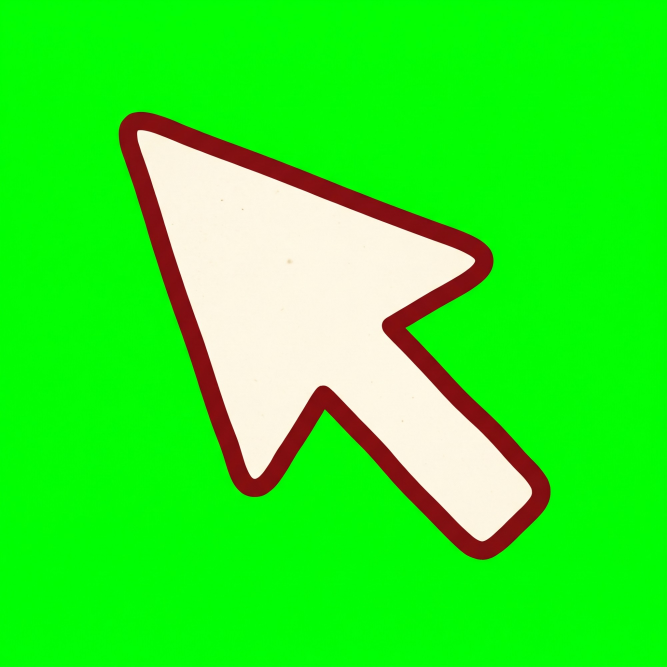
#> input picture docs/arte/cursores/seta.jpg, 2000 x 2000 px, found by its file name (shown at 1/3 size); its folder holds 3 pictures in this run
$ python cursores_recorte.py
#> lines starting #> are read from the running program, lines starting #| are printed output that depends on the picture; after the words box and inside, x2 and y2 are one past the last pixel; in counts of white or black regions, pixels touching at a corner belong together
# Cursores do jogo (arte da IA, fundo verde): tira o verde (vira transparência), engrossa o contorno vermelho, recorta,
# reduz os TRÊS com a MESMA escala (assim a seta e as mãos ficam do mesmo tamanho) e imprime o ponto do clique. (R-UI-20)
# Uso: python -I tools/cursores_recorte.py        Entrada: docs/arte/cursores/{seta,clicavel,segurando}.jpg   Saída: public/assets/cursors/*.png
import numpy as np
from PIL import Image
from scipy import ndimage as ndi

S = 36          # lado do cursor (px)
ALTURA_MAO = 32 # altura da mão clicável (a maior das três) dentro dele; as outras seguem a mesma escala
GROSSURA = 36   # engrossa o contorno vermelho em px da imagem original (2000 px): cresce dos dois lados
ARQ = {"normal": "seta", "pointer": "clicavel", "grab": "segurando"}

recortes = {}
for nome, arq in ARQ.items():
    A = np.array(Image.open(f"docs/arte/cursores/{arq}.jpg").convert("RGB")).astype(float)
    r, g, b = A[..., 0], A[..., 1], A[..., 2]
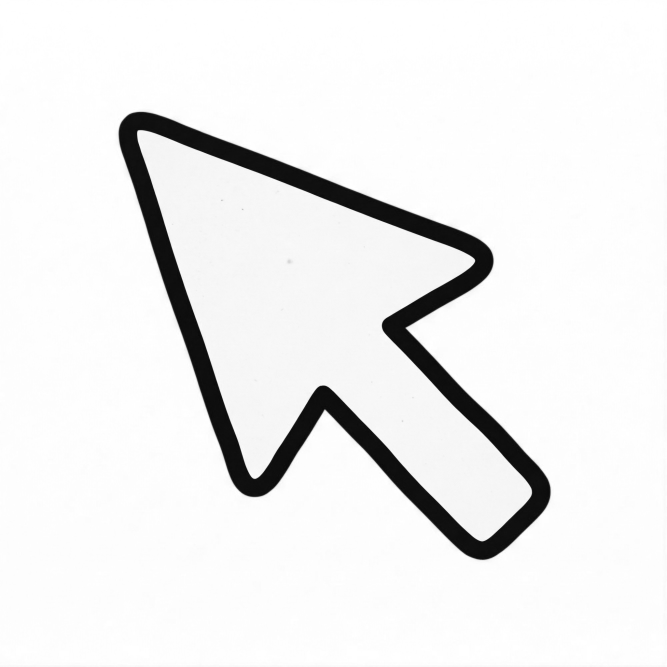
#> g: shape (2000, 2000) float64 (shown at 1/3 size); min 2, max 255, mean 237.2
    alpha = np.clip(1 - np.clip(g - np.maximum(r, b), 0, None) / 190.0, 0, 1)
    alpha[alpha > 0.97] = 1
    rgb = np.dstack([r, np.minimum(g, np.maximum(r, b) + 6), b])
    vermelho = (r > g + 50) & (r > b + 50)
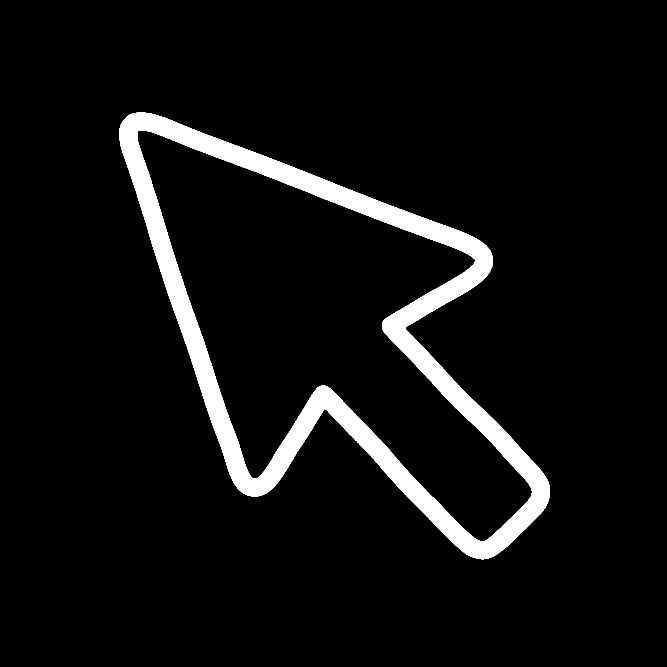
#> vermelho: shape (2000, 2000) bool (shown at 1/3 size); 6.2% white; 1 white region, box (x1, y1, x2, y2) and area: (358, 337, 1650, 1678) 248761
    perto = ndi.distance_transform_edt(~vermelho) <= GROSSURA
#> perto: shape (2000, 2000) bool; 14.4% white; 1 white region, box (x1, y1, x2, y2) and area: (322, 301, 1686, 1714) 577058
    rgb[perto] = (140, 28, 28)
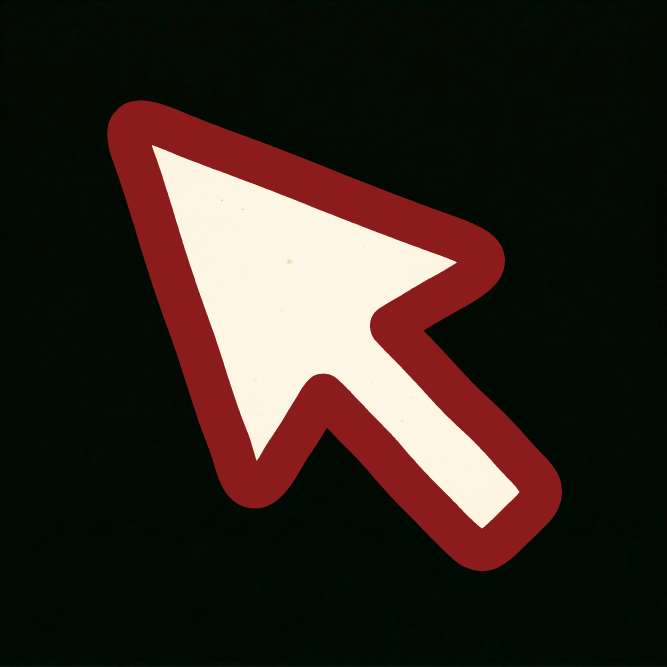
#> rgb: shape (2000, 2000, 3) float64 (shown at 1/3 size); mean of channels 0, 1, 2 50.5, 39, 32.3; drawn as R, G, B
    alpha[perto] = 1
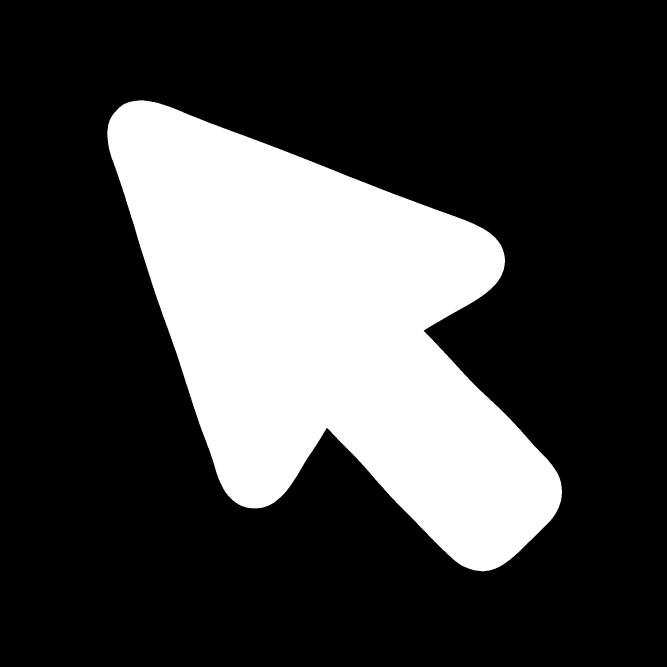
#> alpha: shape (2000, 2000) float64 (shown at 1/3 size); values 0 (black) and 1 (white), 25.8% white; 1 white region, box (x1, y1, x2, y2) and area: (322, 301, 1686, 1714) 1033033
    ys, xs = np.where(alpha > 0.5)
    y0, y1, x0, x1 = ys.min(), ys.max() + 1, xs.min(), xs.max() + 1
#> y0 = 301; y1 = 1714; x0 = 322; x1 = 1686
    recortes[nome] = Image.fromarray(np.dstack([rgb, alpha * 255])[y0:y1, x0:x1].astype(np.uint8), "RGBA")
#> pass 2 of the loop `for nome, arq in ARQ.items():`:
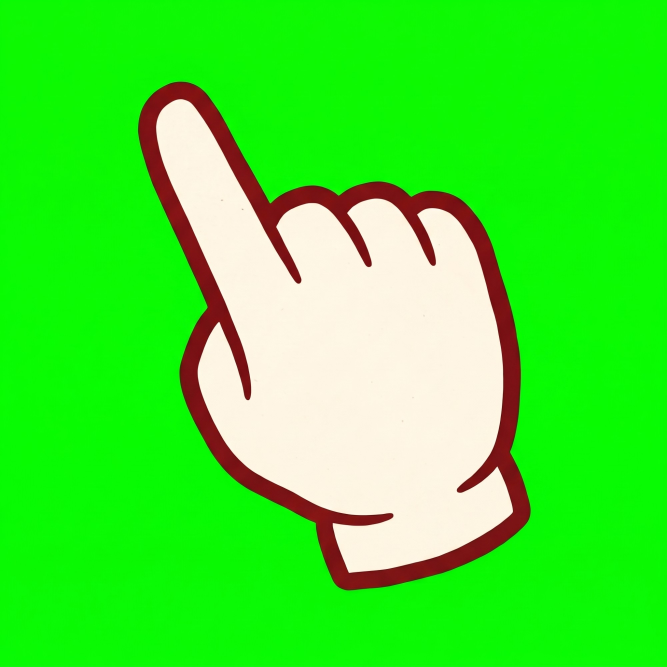
#> input picture docs/arte/cursores/clicavel.jpg, 2000 x 2000 px, found by its file name (shown at 1/3 size)
#> `vermelho = (r > g + 50) & (r > b + 50)`:
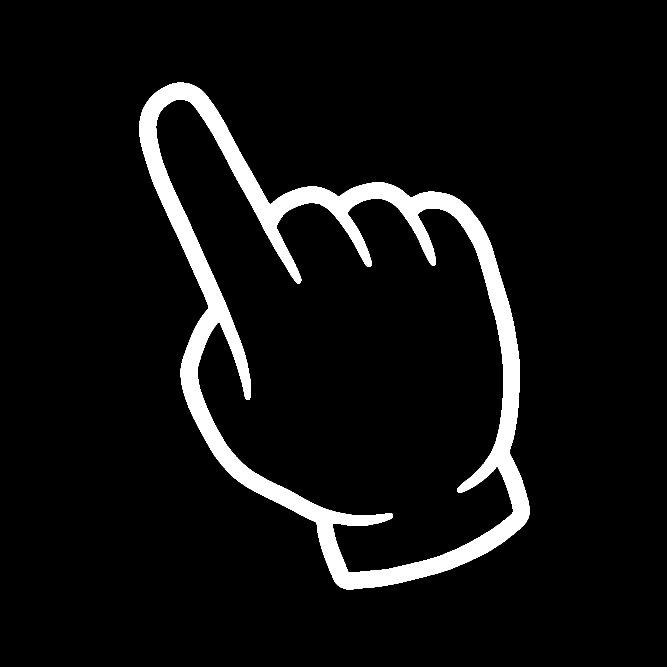
#> vermelho: shape (2000, 2000) bool (shown at 1/3 size); 6.4% white; 1 white region, box (x1, y1, x2, y2) and area: (417, 248, 1589, 1768) 254291
#> perto: shape (2000, 2000) bool; 16.1% white; 1 white region, box (x1, y1, x2, y2) and area: (381, 212, 1625, 1804) 645551
#> `alpha[perto] = 1`:
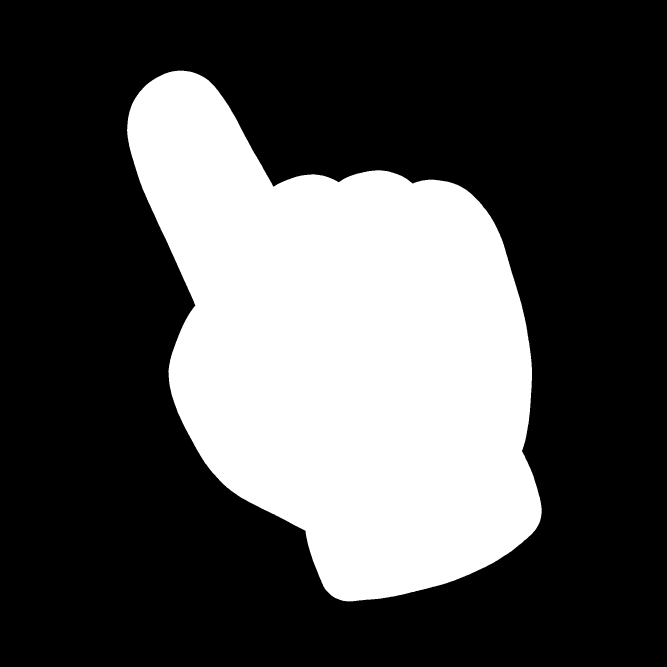
#> alpha: shape (2000, 2000) float64 (shown at 1/3 size); values 0 (black) and 1 (white), 31.2% white; 1 white region, box (x1, y1, x2, y2) and area: (381, 212, 1625, 1804) 1249365
#> y0 = 212; y1 = 1804; x0 = 381; x1 = 1625
#> pass 3 of the loop `for nome, arq in ARQ.items():`:
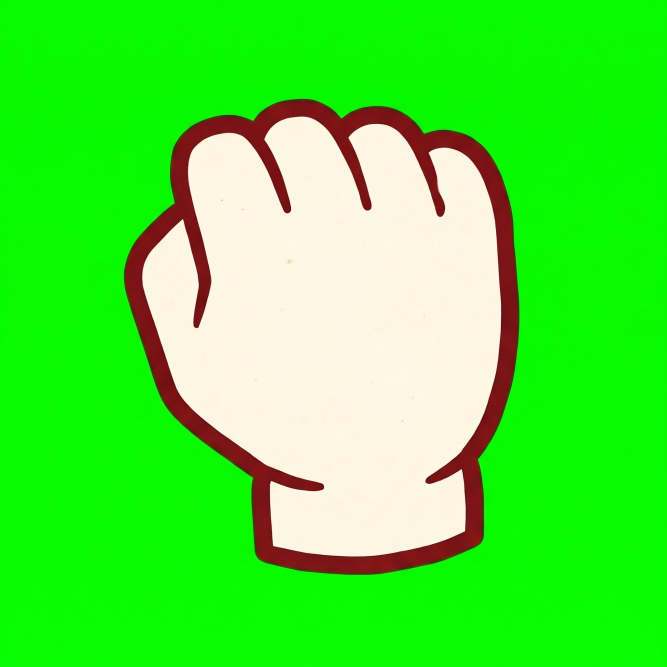
#> input picture docs/arte/cursores/segurando.jpg, 2000 x 2000 px, found by its file name (shown at 1/3 size)
#> `vermelho = (r > g + 50) & (r > b + 50)`:
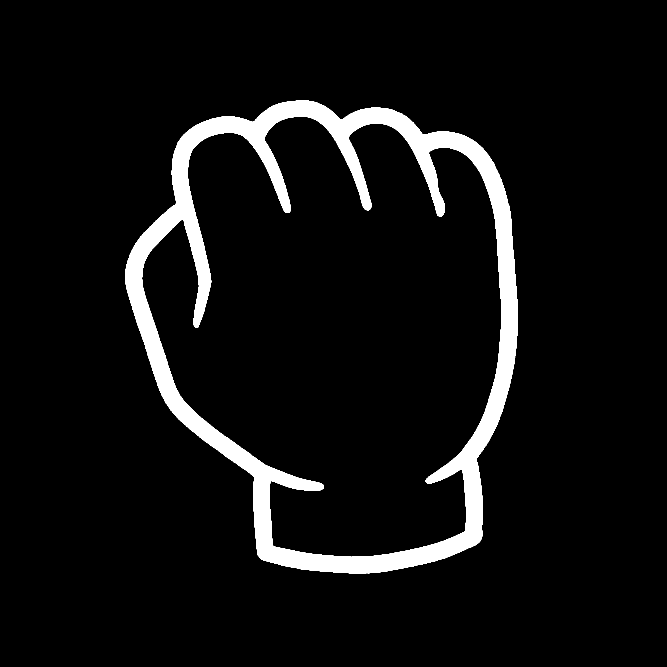
#> vermelho: shape (2000, 2000) bool (shown at 1/3 size); 6.3% white; 1 white region, box (x1, y1, x2, y2) and area: (376, 301, 1553, 1720) 253886
#> perto: shape (2000, 2000) bool; 16.1% white; 1 white region, box (x1, y1, x2, y2) and area: (340, 265, 1589, 1756) 644746
#> `alpha[perto] = 1`:
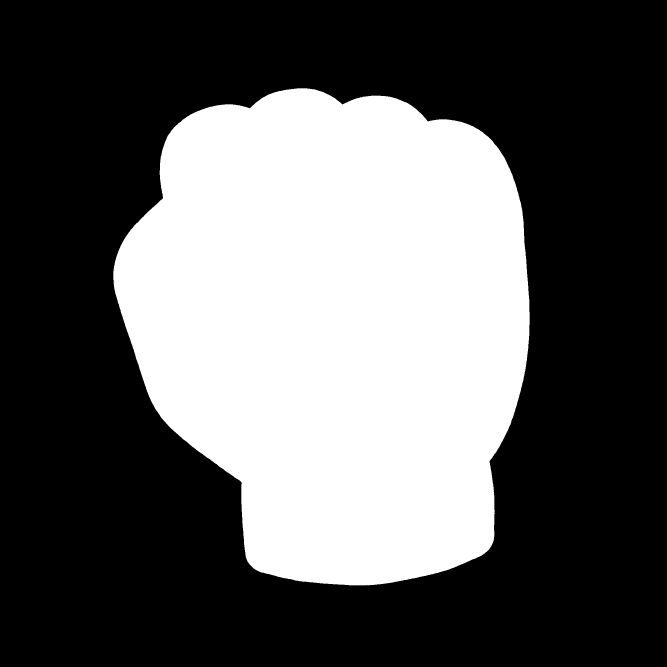
#> alpha: shape (2000, 2000) float64 (shown at 1/3 size); values 0 (black) and 1 (white), 36% white; 1 white region, box (x1, y1, x2, y2) and area: (340, 265, 1589, 1756) 1441683
#> y0 = 265; y1 = 1756; x0 = 340; x1 = 1589

k = ALTURA_MAO / recortes["pointer"].height      # escala única para os três
#> k = 0.0201
for nome, im in recortes.items():
    im = im.resize((max(1, round(im.width * k)), max(1, round(im.height * k))), Image.LANCZOS)
    tela = Image.new("RGBA", (S, S), (0, 0, 0, 0))
    ox, oy = (S - im.width) // 2, (S - im.height) // 2
    if nome == "normal": ox, oy = 1, 1
    if nome == "pointer": oy = 1
    tela.alpha_composite(im, (ox, oy))
    tela.save(f"public/assets/cursors/{nome}.png", optimize=True)
    yy, xx = np.where(np.array(tela)[..., 3] > 100)
    if nome == "normal":
        i = np.argmin(xx + yy); hot = (int(xx[i]), int(yy[i]))
    elif nome == "pointer":
        top = yy.min(); hot = (int(xx[yy <= top + 1].mean()), int(top))
    else:
        hot = (int(xx.mean()), int(yy.mean()))
    print(nome, tela.size, "desenho", im.size, "ponto do clique:", hot)
#> this loop made 3 passes
#> (nome, top, hot) on pass 2: ('pointer', 1, (7, 1))
#> (nome, i) on pass 1: ('normal', 0)
#| normal (36, 36) desenho (27, 28) ponto do clique: (1, 1)
#| pointer (36, 36) desenho (25, 32) ponto do clique: (7, 1)
#| grab (36, 36) desenho (25, 30) ponto do clique: (17, 16)
#> pass 1, `im = im.resize((max(1, round(im.width * k)), max(1, round(im.height * ..`:
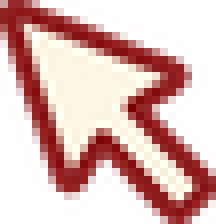
#> im: PIL image 27x28 RGBA (shown 8 times larger); mean R, G, B, A 122.1, 68.3, 64.3, 136.8; transparent parts drawn white
#> pass 1, `tela.save(f"public/assets/cursors/{nome}.png", optimize=True)`:
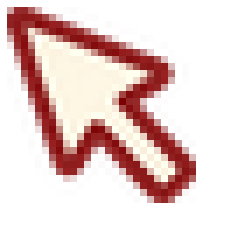
#> saved as normal.png: PIL image 36x36 RGBA (shown 7 times larger); mean R, G, B, A 71.2, 39.9, 37.5, 79.8; transparent parts drawn white
#> after the loop:
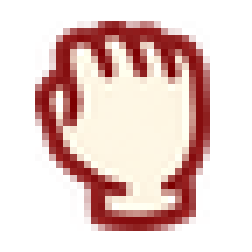
#> tela: PIL image 36x36 RGBA (shown 7 times larger); mean R, G, B, A 100.4, 67.4, 63.1, 114.4; transparent parts drawn white
